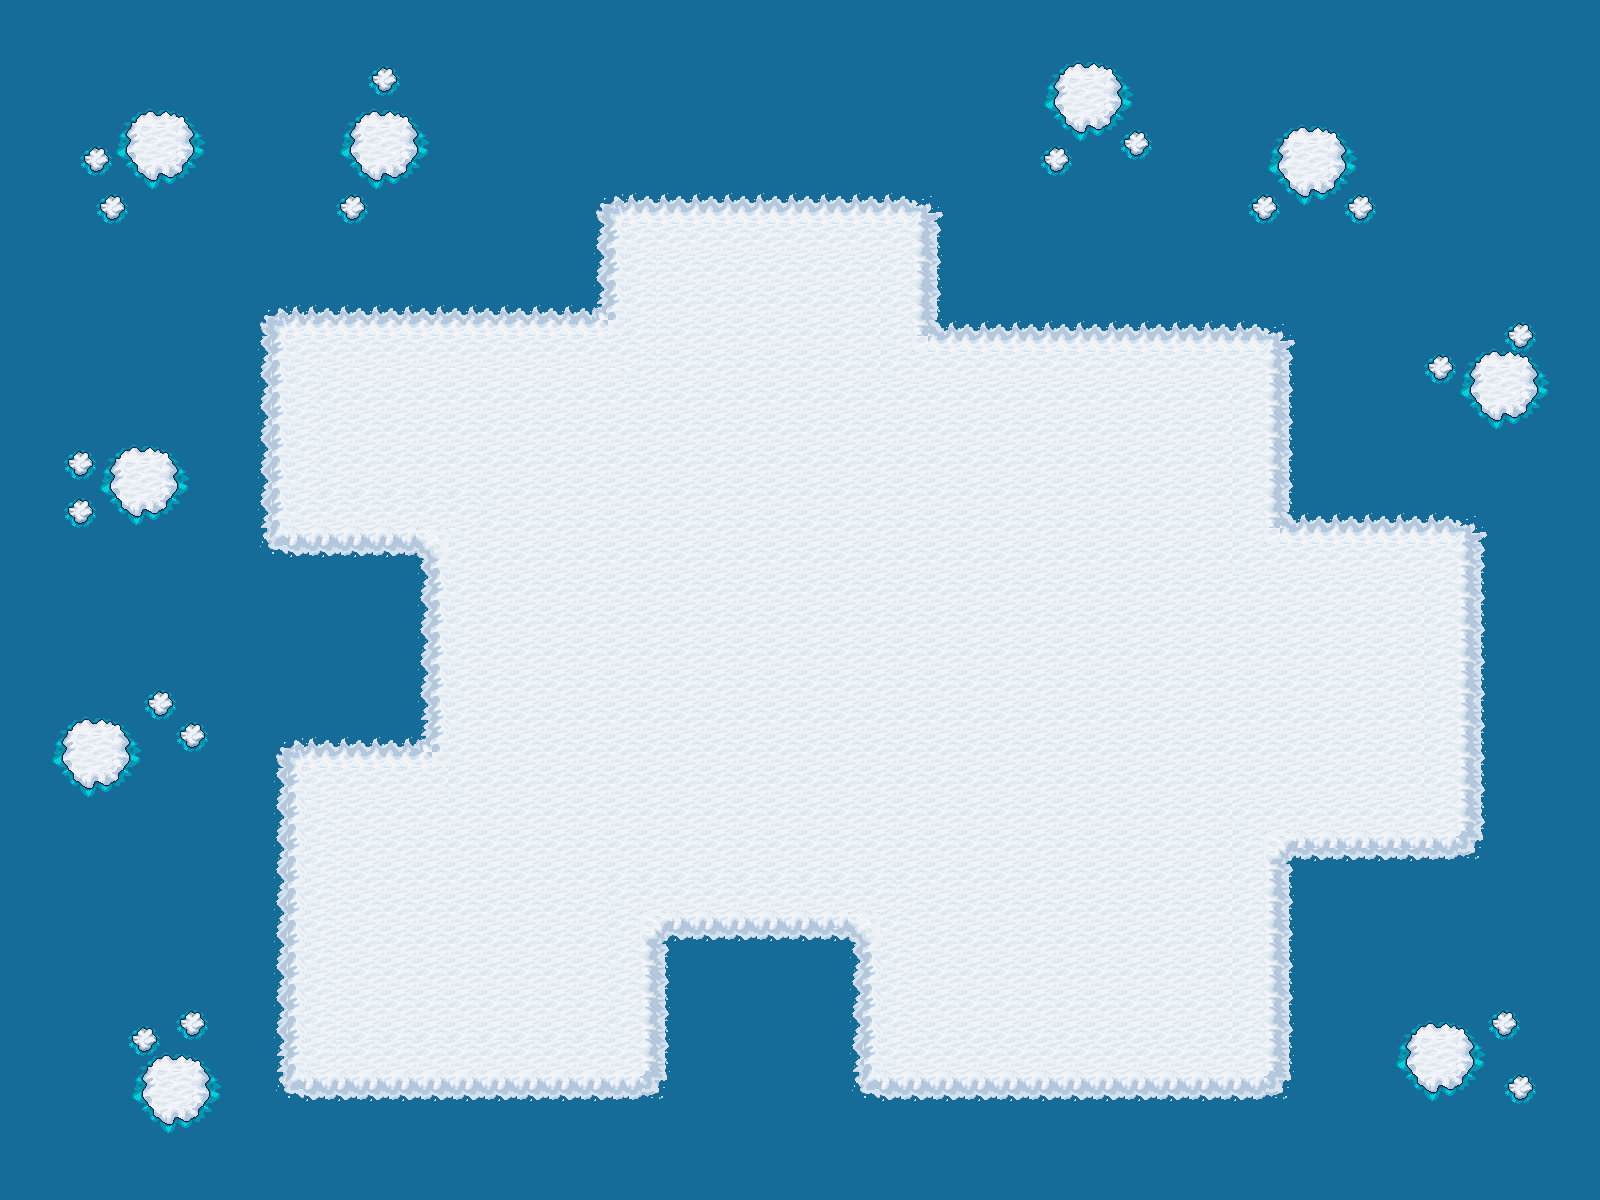

This is a level from a 2D game, rendered from its Tiled map with the project's own tilesets. A one-line summary and the map file follow, with tile-layer data summarised:
An orthogonal 100x75 tile map with 16x16 px tiles, 4 tile layers (terrain, background, foreground, events), 4 tilesets.

<map version="1.0" orientation="orthogonal" renderorder="right-down" width="100" height="75" tilewidth="16" tileheight="16" nextobjectid="1">
 <tileset firstgid="1" name="tileset" tilewidth="16" tileheight="16" tilecount="5777">
  <image source="../../tileset.png" width="1744" height="848" />
 </tileset>
 <tileset firstgid="5778" name="terrain" tilewidth="16" tileheight="16" tilecount="4096">
  <image source="../../terrain.png" width="1024" height="1024" />
 </tileset>
 <tileset firstgid="9874" name="tileset-schnee" tilewidth="16" tileheight="16" tilecount="368">
  <image source="../../tileset-schnee.png" width="128" height="736" />
 </tileset>
 <tileset firstgid="10242" name="tileset-biome" tilewidth="16" tileheight="16" tilecount="9384">
  <image source="../../tileset-biome.png" width="2176" height="1104" />
 </tileset>
 <layer name="terrain" width="100" height="75">
  <data>[7500 cells, 7500 non-empty, 30 distinct tile ids]</data>
 </layer>
 <layer name="background" width="100" height="75">
  <data>[7500 cells, 3543 non-empty, 62 distinct tile ids]</data>
 </layer>
 <layer name="foreground" width="100" height="75">
  <data>[7500 cells, 0 non-empty, 0 distinct tile ids]</data>
 </layer>
 <objectgroup name="collisionobjects" />
 <layer name="events" width="100" height="75">
  <data>[7500 cells, 0 non-empty, 0 distinct tile ids]</data>
 </layer>
</map>
